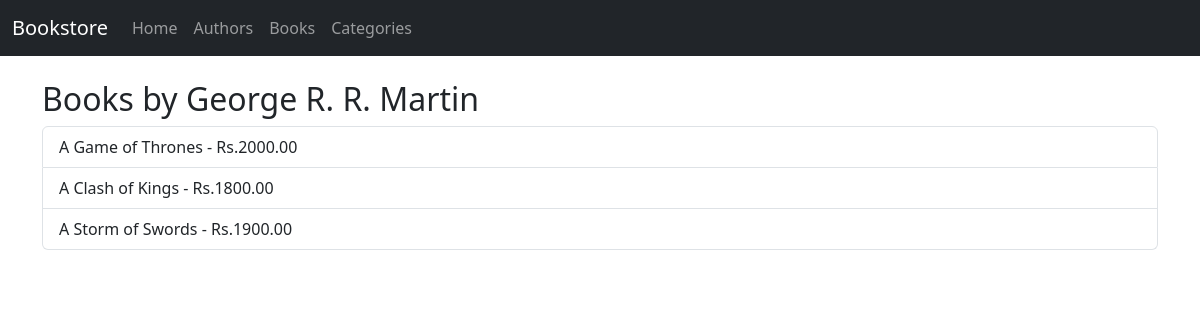
Page /author/2/books/ on the committed database.
### store/models.py (models this page shows, shortened)
class Author(models.Model):
    name = models.CharField(max_length=100)
    bio = models.TextField()

class Book(models.Model):
    title = models.CharField(max_length=200)
    price = models.DecimalField(max_digits=6, decimal_places=2)
    author = models.ForeignKey(Author, on_delete=models.CASCADE, related_name='books')
    categories = models.ManyToManyField(Category, related_name='books')

### store/views.py (the view)
# urls.py: path('author/<int:author_id>/books/', views.author_books, name='author_books'),
def author_books(request, author_id):
    author = get_object_or_404(Author, id=author_id)
    books = author.books.all()
    return render(request, 'store/author_books.html', {'author': author, 'books': books})

### store/templates/store/author_books.html
{% extends 'store/base.html' %}
{% block content %}
<h2>Books by {{ author.name }}</h2>
<ul class="list-group">
    {% for book in books %}
    <li class="list-group-item">{{ book.title }} - Rs.{{ book.price }}</li>
    {% empty %}
    <li class="list-group-item">No books available.</li>
    {% endfor %}
</ul>
{% endblock %}

### rows in the picture
Author: name "George R. R. Martin"
Book: title "A Game of Thrones", price "2000.00"
Book: title "A Clash of Kings", price "1800.00"
Book: title "A Storm of Swords", price "1900.00"
